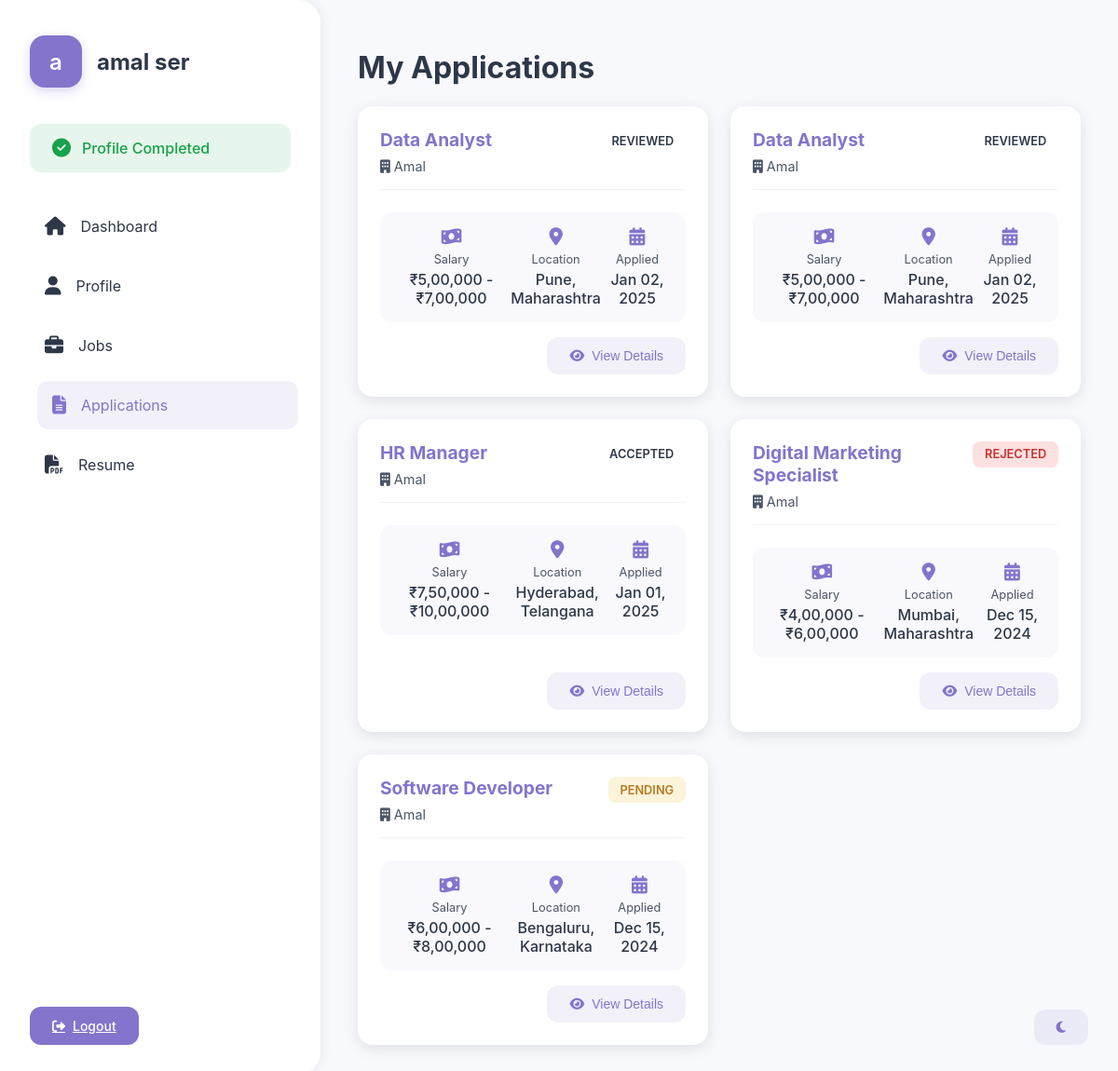
/student_dashboard.php?page=applications (signed in), run on the app's committed database.
### tables this page shows
CREATE TABLE `student_profiles` (
  `id` int(11) NOT NULL,
  `user_id` int(11) DEFAULT NULL,
  `full_name` varchar(100) NOT NULL,
  `date_of_birth` date DEFAULT NULL,
  `education` text DEFAULT NULL,
  `skills` text DEFAULT NULL,
  `resume_path` varchar(255) DEFAULT NULL
);

CREATE TABLE `job_applications` (
  `id` int(11) NOT NULL,
  `job_id` int(11) DEFAULT NULL,
  `student_id` int(11) DEFAULT NULL,
  `application_date` timestamp NULL DEFAULT current_timestamp(),
  `status` enum('pending','reviewed','accepted','rejected') DEFAULT 'pending'
);

CREATE TABLE `job_listings` (
  `id` int(11) NOT NULL,
  `company_id` int(11) DEFAULT NULL,
  `title` varchar(100) NOT NULL,
  `description` text NOT NULL,
  `requirements` text DEFAULT NULL,
  `salary` varchar(50) DEFAULT NULL,
  `location` varchar(100) DEFAULT NULL,
  `job_type` enum('full-time','part-time','contract','internship') DEFAULT 'full-time',
  `image_path` varchar(255) DEFAULT NULL,
  `posted_at` timestamp NULL DEFAULT current_timestamp(),
  `status` enum('pending','approved','rejected') DEFAULT 'pending',
  `expiration_date` datetime DEFAULT (`posted_at` + interval 30 day)
);

CREATE TABLE `company_profiles` (
  `id` int(11) NOT NULL,
  `user_id` int(11) DEFAULT NULL,
  `company_name` varchar(100) NOT NULL,
  `description` text DEFAULT NULL,
  `website` varchar(255) DEFAULT NULL
);

### pages/student/applications.php (the view, shortened to what this page needs)
<?php
$student_id = (int)$student['id'];
$query = "SELECT ja.*, jl.title AS job_title, jl.description, jl.requirements,
          jl.salary, jl.location, cp.company_name, ja.application_date
          FROM job_applications ja
          JOIN job_listings jl ON ja.job_id = jl.id
          JOIN company_profiles cp ON jl.company_id = cp.id
          WHERE ja.student_id = $student_id
          ORDER BY ja.application_date DESC";
$result = mysqli_query($conn, $query);
$applications = mysqli_fetch_all($result, MYSQLI_ASSOC);
?>
<div class="dashboard-header">
    <h1>My Applications</h1>
</div>
<div class="applications-grid">
    <?php foreach ($applications as $application): ?>
    <div class="application-card" data-application='<?php echo json_encode($application); ?>'>
        <div class="application-header">
            <div class="job-info">
                <h3 class="job-title"><?php echo htmlspecialchars($application['job_title']); ?></h3>
                <div class="company-details">
                    <span class="company-name">
                        <i class="fas fa-building"></i>
                        <?php echo htmlspecialchars($application['company_name']); ?>
                    </span>
                </div>
            </div>
            <span class="application-status <?php echo strtolower($application['status']); ?>">
                <?php echo ucfirst($application['status']); ?>
            </span>
        </div>
        <div class="job-meta">
            <div class="meta-item">
                <i class="fas fa-money-bill-wave"></i>
                <span class="meta-label">Salary</span>
                <span class="meta-value"><?php echo htmlspecialchars($application['salary']); ?></span>
            </div>
            <div class="meta-item">
                <i class="fas fa-map-marker-alt"></i>
                <span class="meta-label">Location</span>
                <span class="meta-value"><?php echo htmlspecialchars($application['location']); ?></span>
            </div>
            <div class="meta-item">
                <i class="fas fa-calendar-alt"></i>
                <span class="meta-label">Applied</span>
                <span class="meta-value"><?php echo date('M d, Y', strtotime($application['application_date'])); ?></span>
            </div>
        </div>
        <div class="application-actions">
            <button class="btn btn-secondary view-details">
                <i class="fas fa-eye"></i> View Details
            </button>
        </div>
    </div>
    <?php endforeach; ?>
</div>

### student_dashboard.php (shortened to what this page needs)
<?php
require_once 'db_connect.php';
$user_id = (int)$_SESSION['user_id'];
$query = "SELECT * FROM student_profiles WHERE user_id = $user_id";
$result = mysqli_query($conn, $query);
$student = mysqli_fetch_assoc($result);
function calculateProfileCompletion($student) {
    $total_fields = 5;
    $filled_fields = 0;
    if (!empty($student['full_name'])) $filled_fields++;
    if (!empty($student['date_of_birth'])) $filled_fields++;
    if (!empty($student['education'])) $filled_fields++;
    if (!empty($student['skills'])) $filled_fields++;
    if (!empty($student['resume_path'])) $filled_fields++;
    return ($filled_fields / $total_fields) * 100;
}
$completion_percentage = calculateProfileCompletion($student);
$is_profile_complete = $completion_percentage === 100;
$page = isset($_GET['page']) ? $_GET['page'] : 'dashboard';
?>
<!DOCTYPE html>
<html lang="en">
<head>
    <link rel="stylesheet" href="shared-styles.css">
    <link rel="stylesheet" href="https://cdnjs.cloudflare.com/ajax/libs/font-awesome/6.1.1/css/all.min.css">
</head>
<body>
    <div class="container">
        <aside class="sidebar">
            <div style="display: flex; align-items: center; margin-bottom: 2rem;">
                <div class="profile-icon"><?php echo htmlspecialchars(substr($student['full_name'], 0, 1)); ?></div>
                <h2><?php echo htmlspecialchars($student['full_name']); ?></h2>
            </div>
            <?php if ($is_profile_complete): ?>
    <div class="profile-complete-message">
        <i class="fas fa-check-circle"></i>
        Profile Completed
    </div>
<?php endif; ?>
            <nav>
                <ul class="nav-list">
                    <li class="nav-item">
                        <a href="?page=dashboard" class="nav-link <?php echo $page === 'dashboard' ? 'active' : ''; ?>">
                            <i class="fas fa-home"></i> Dashboard
                        </a>
                    </li>
                    <li class="nav-item">
                        <a href="?page=profile" class="nav-link <?php echo $page === 'profile' ? 'active' : ''; ?>">
                            <i class="fas fa-user"></i> Profile
                        </a>
                    </li>
                    <li class="nav-item">
                        <a href="?page=jobs" class="nav-link <?php echo $page === 'jobs' ? 'active' : ''; ?>">
                            <i class="fas fa-briefcase"></i> Jobs
                        </a>
                    </li>
                    <li class="nav-item">
                        <a href="?page=applications" class="nav-link <?php echo $page === 'applications' ? 'active' : ''; ?>">
                            <i class="fas fa-file-alt"></i> Applications
                        </a>
                    </li>
                    <li class="nav-item">
                        <a href="?page=resume" class="nav-link <?php echo $page === 'resume' ? 'active' : ''; ?>">
                            <i class="fas fa-file-pdf"></i> Resume
                        </a>
                    </li>
                </ul>
            </nav>
            <div style="margin-top: auto;">
                <a href="logout.php" class="btn btn-primary btn-full">
                    <i class="fas fa-sign-out-alt"></i> Logout
                </a>
            </div>
        </aside>
        <button id="darkModeToggle" class="btn btn-secondary" style="position: fixed; bottom: 2rem; right: 2rem;">
            <i class="fas fa-moon"></i>
        </button>
        <main class="main-content">
            <?php
            $page_path = "pages/student/{$page}.php";
            if (file_exists($page_path)) {
                include $page_path;
            } else {
                echo '<div class="alert alert-danger">Page not found</div>';
            }
            ?>
        </main>
    </div>
</body>
</html>

### shared-styles.css (style rules this page uses)
:root { --primary-color: #8474cb; --primary-hover: #7264bb; --secondary-color: #4a5568; --background-light: #f8f9fc; --background-dark: #1a1c25; --text-light: #2d3748; --text-dark: #e2e8f0; --card-light: #ffffff; --card-dark: #242631; --accent-color: #ed64a6; --success-color: #48bb78; --warning-color: #ecc94b; --danger-color: #f56565; }
body { font-family: 'Inter', 'Segoe UI', sans-serif; margin: 0; padding: 0; transition: background-color 0.3s, color 0.3s; background-color: var(--background-light); color: var(--text-light); }
.container { display: flex; min-height: 100vh; }
.sidebar { width: 280px; background-color: var(--card-light); padding: 2rem; display: flex; flex-direction: column; transition: all 0.3s ease; box-shadow: 4px 0 10px rgba(0, 0, 0, 0.05); border-radius: 0 24px 24px 0; }
.profile-icon { width: 56px; height: 56px; background-color: var(--primary-color); border-radius: 16px; display: flex; align-items: center; justify-content: center; color: white; font-size: 24px; font-weight: 600; margin-right: 1rem; box-shadow: 0 4px 12px rgba(132, 116, 203, 0.3); }
.nav-list { list-style: none; padding: 0; margin: 0; }
.nav-item { margin-bottom: 0.75rem; }
.nav-link { display: flex; align-items: center; color: var(--text-light); text-decoration: none; font-size: 1rem; padding: 1rem; border-radius: 12px; transition: all 0.3s ease; }
.nav-link:hover, .nav-link.active { color: var(--primary-color); background-color: rgba(132, 116, 203, 0.1); transform: translateX(8px); }
.nav-link i { margin-right: 1rem; font-size: 1.25rem; }
.main-content { flex-grow: 1; padding: 2rem 2.5rem; overflow-y: auto; }
.btn { display: inline-flex; align-items: center; justify-content: center; padding: 0.75rem 1.5rem; font-size: 0.875rem; font-weight: 500; border-radius: 12px; transition: all 0.3s ease; border: none; cursor: pointer; gap: 0.5rem; }
.btn-primary { background-color: var(--primary-color); color: white; }
.btn-secondary { background-color: rgba(132, 116, 203, 0.1); color: var(--primary-color); }

### student_dashboard.php (style rules this page uses)
.profile-complete-message { background-color: rgba(22, 163, 74, 0.1); color: #16a34a; padding: 1rem 1.5rem; border-radius: 12px; margin-bottom: 2rem; display: flex; align-items: center; gap: 0.75rem; font-weight: 500; }
.profile-complete-message i { font-size: 1.25rem; }

### pages/student/applications.php (style rules this page uses)
.applications-grid { display: grid; grid-template-columns: repeat(auto-fill, minmax(350px, 1fr)); gap: 1.5rem; }
.application-card { background-color: var(--card-light); border-radius: 16px; box-shadow: 0 4px 15px rgba(0, 0, 0, 0.1); padding: 1.5rem; display: flex; flex-direction: column; transition: all 0.3s ease; }
.application-header { display: flex; justify-content: space-between; align-items: flex-start; margin-bottom: 1.5rem; border-bottom: 1px solid rgba(132, 116, 203, 0.1); padding-bottom: 1rem; }
.job-title { margin: 0 0 0.5rem 0; color: var(--primary-color); font-size: 1.2rem; }
.company-details { color: var(--secondary-color); font-size: 0.9rem; }
.application-status { padding: 0.4rem 0.8rem; border-radius: 8px; font-size: 0.8rem; font-weight: 600; text-transform: uppercase; }
.application-status.pending { background-color: rgba(236, 201, 75, 0.2); color: #b7791f; }
.application-status.rejected { background-color: rgba(245, 101, 101, 0.2); color: #c53030; }
.job-meta { display: flex; justify-content: space-between; margin-bottom: 1rem; background-color: rgba(132, 116, 203, 0.05); padding: 1rem; border-radius: 12px; }
.meta-item { display: flex; flex-direction: column; align-items: center; text-align: center; }
.meta-item i { color: var(--primary-color); margin-bottom: 0.5rem; font-size: 1.2rem; }
.meta-label { color: var(--secondary-color); font-size: 0.8rem; margin-bottom: 0.25rem; }
.meta-value { font-weight: 500; color: var(--text-light); }
.application-actions { margin-top: auto; display: flex; justify-content: flex-end; gap: 1rem; }

### data on the page
student_profiles: full_name "a", full_name "amal ser"
job_applications: job.title "Data Analyst", company_profiles.company_name "Amal", status "REVIEWED", job.salary "₹5,00,000 - ₹7,00,000", job.location "Pune, Maharashtra", application_date "Jan 02, 2025"
job_applications: job.title "Data Analyst", company_profiles.company_name "Amal", status "REVIEWED", job.salary "₹5,00,000 - ₹7,00,000", job.location "Pune, Maharashtra", application_date "Jan 02, 2025"
job_applications: job.title "HR Manager", company_profiles.company_name "Amal", status "ACCEPTED", job.salary "₹7,50,000 - ₹10,00,000", job.location "Hyderabad, Telangana", application_date "Jan 01, 2025"
job_applications: job.title "Digital Marketing Specialist", company_profiles.company_name "Amal", status "REJECTED", job.salary "₹4,00,000 - ₹6,00,000", job.location "Mumbai, Maharashtra", application_date "Dec 15, 2024"
job_applications: job.title "Software Developer", company_profiles.company_name "Amal", status "PENDING", job.salary "₹6,00,000 - ₹8,00,000", job.location "Bengaluru, Karnataka", application_date "Dec 15, 2024"
